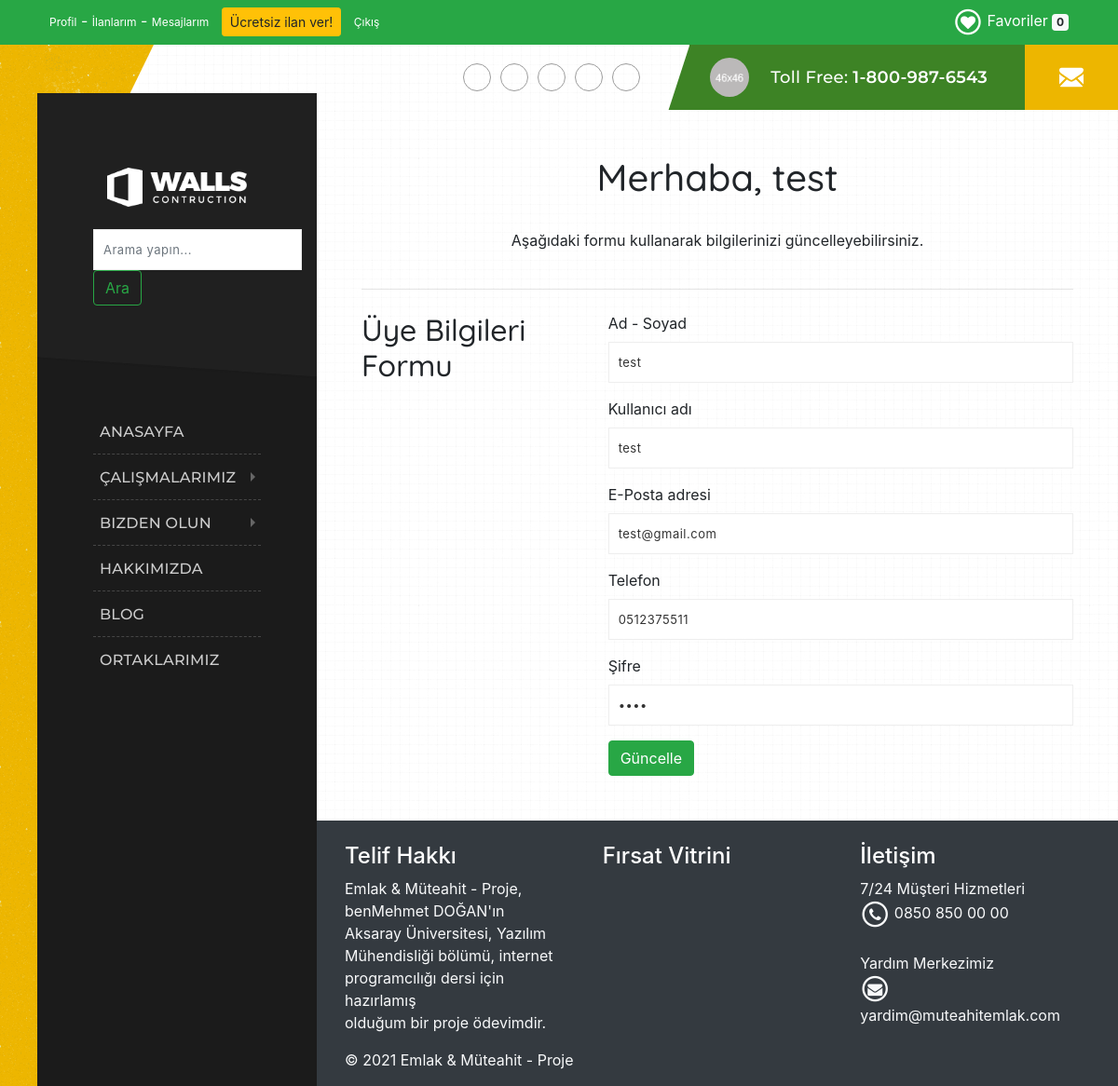
The page /profil.php (signed in) on the database its author committed.
### tables this page shows
CREATE TABLE `logo` (
  `logo_id` int NOT NULL,
  `logo_aciklama` varchar(50) NOT NULL,
  `logo_baglanti` varchar(500) NOT NULL,
  `logo_k_durum` int NOT NULL
);

CREATE TABLE `kullanicilar` (
  `id` int NOT NULL,
  `adsoyad` varchar(30) NOT NULL,
  `kadi` varchar(20) NOT NULL,
  `sifre` varchar(20) NOT NULL,
  `eposta` varchar(70) NOT NULL,
  `tel_no` varchar(10) NOT NULL,
  `onay` varchar(1) NOT NULL DEFAULT '0'
);

### profil.php (the view, shortened to what this page needs)
<?php
include "header.php";
 include 'config/vtabani.php';
 try {
 $sorgu = "SELECT * FROM kullanicilar WHERE eposta = ? LIMIT 0,1";
 $stmt = $con->prepare( $sorgu );
 $stmt->bindParam(1, $_SESSION["kullanici_loginkey"]);
 $stmt->execute();
 $kayit = $stmt->fetch(PDO::FETCH_ASSOC);
 $adsoyad = $kayit['adsoyad'];
 $kadi = $kayit['kadi'];
 $sifre = $kayit['sifre'];
 $eposta = $kayit['eposta'];
 $tel_no = $kayit['tel_no'];
 }
 catch(PDOException $exception){
 die('HATA: ' . $exception->getMessage());
 }
?>
<div class="container p-5">
 <h1 class="text-center baslik"><?php echo "Merhaba, ".$kadi; ?></h1>
<p class="text-center p-4">Aşağıdaki formu kullanarak bilgilerinizi güncelleyebilirsiniz.</p><hr>
 <div class="row mt-4">
 <div class="col-md-4">
 <h2 class="baslik">Üye Bilgileri Formu</h2>
 </div>
 <div class="col-md-8">
 <form action="<?php echo htmlspecialchars($_SERVER["PHP_SELF"]); ?>" method="post" name="kayit">
 <div class="form-group">
 <label for="exampleInputEmail1">Ad - Soyad</label>
 <input type="text" class="form-control" id="exampleInputText1" value="<?php echo $adsoyad; ?>" name="adsoyad">
 </div>
 <div class="form-group">
 <label for="exampleInputEmail1">Kullanıcı adı</label>
 <input type="text" class="form-control" value="<?php echo $kadi; ?>" name="kadi">
 </div>
 <div class="form-group">
 <label for="exampleInputEmail1">E-Posta adresi</label>
 <input type="email" class="form-control" id="exampleInputEmail1" ariadescribedby="emailHelp" value="<?php echo $eposta; ?>" name="eposta">
 </div>
 <div class="form-group">
 <label for="exampleInputEmail1">Telefon</label>
 <input type="tel" class="form-control" value="<?php echo $tel_no; ?>" name="tel_no">
 </div>
 <div class="form-group">
 <label for="exampleInputText2">Şifre</label>
 <input type="password" class="form-control" id="exampleInputText2"
value="<?php echo $sifre; ?>" name="sifre">
 </div>
 <button type="submit" class="btn btn-success">Güncelle</button>
 </form>
 </div>
 </div>
</div>
<?php include "footer.php"; ?>

### header.php (shortened to what this page needs)
<?php
include 'config/vtabani.php';
try {
	$sorgu = "SELECT logo_baglanti FROM logo WHERE logo_k_durum=1";
	$stmt = $con->prepare($sorgu);
	$stmt->execute();
	$kayit = $stmt->fetch(PDO::FETCH_ASSOC);
	$logo_baglanti = $kayit['logo_baglanti'];
}
catch (PDOException $exception) {
	die('HATA: ' . $exception->getMessage());
}
?>
<!DOCTYPE html>
<html lang="en">
<head>
	<link rel="stylesheet" type="text/css" href="css/fontello.css" />
	<link rel="stylesheet" type="text/css" href="css/skeleton.css" />
	<link rel="stylesheet" type="text/css" href="css/plugins.css" />
	<link rel="stylesheet" type="text/css" href="css/base.css" />
	<link rel="stylesheet" type="text/css" href="css/style.css" />
	<link rel="stylesheet" href="https://stackpath.bootstrapcdn.com/bootstrap/4.1.3/css/bootstrap.min.css">
	<link rel="stylesheet" href="content/css/font-awesome-4.7.0/css/font-awesome.min.css">
	<link rel="stylesheet" type="text/css" href="content/css/style.css">
</head>
<body>
	<div class="container-fluid bg-success"style="z-index:50; position:relative !important;">
		<div class="container">
			<div class="row p-2">
				<div class="col-md-8">
					<div class="text-white">
						<?php if (!isset($_SESSION["kullanici_loginkey"]) || empty($_SESSION["kullanici_loginkey"])) { ?>
							<a class="link1" style="font-size:12px; z-index: 50 !important;" href="kayit.php">Kayıt Ol</a> - <a class="link1" style="font-size:12px; z-index: 50 !important;" href="giris.php">Giriş Yap</a>
							&nbsp;
							<a class="btn btn-warning btn-sm" href="kayit.php?islem=girisYokilanver" role="button">Ücretsiz ilan ver!</a>
						<?php } else { ?>
							<a class="link1" style="font-size:12px;" href="profil.php">Profil</a>
							-
							<a class="link1" style="font-size:12px;" href="ilanlarim.php">İlanlarım</a>
							-
							<a class="link1" style="font-size:12px;" href="mesajlarim.php">Mesajlarım</a>
							<a class="btn btn-warning btn-sm" href="ilanver.php" role="button">Ücretsiz ilan ver!</a>
							<a class="link1" style="font-size:12px;" href="giris.php?cikis=1">Çıkış</a>
						<?php } ?>
					</div>
				</div>
				<div class="col-md-4 text-right text-white">
					<a class="link1" href="favorilerim.php">
						<span class="fa-stack fa-1x">
							<i class="fa fa-circle-thin fa-stack-2x"></i>
							<i class="fa fa-heart fa-stack-1x"></i>
						</span> Favoriler
						<span class="badge badge-light" id="urun-sayisi">
							<?php
							if (isset($_SESSION['favori']) || !empty($_SESSION['favori'])) {
								$urun_sayisi = count($_SESSION['favori']);
								echo $urun_sayisi;
							} else {
								echo 0;
							}
							?>
						</span>
					</a>
				</div>
			</div>
		</div>
	</div>
	<div class="buildify_tm_mainbg">
		<div class="marketify_pattern_overlay"></div>
	</div>
	<div class="buildify_tm_wrapper_all">
		<div class="buildify_tm_wrapper">
			<div class="buildify_tm_leftpart_wrap">
				<div class="buildify_tm_menubar">
				<div class="menu_logo">
								<a href="index.php">
									<img src="content/images/<?php echo $logo_baglanti; ?>" alt="Logo" style="width:150px; position:relative;">
								</a><br>
								<form class="form-inline my-2 my-lg-0" action="urunler.php" method="get" name="form_ara">
									<input class="form-control mr-sm-2" type="search" placeholder="Arama yapın..." aria-label="Ara" name="aranan">
									<button class="btn btn-outline-success my-2 my-sm-0" type="submit">Ara</button>
								</form>
							</div>
					<div class="buildify_tm_menubar_in">
						<div class="buildify_tm_menubar_content">
							<div class="menu_nav">
								<div class="menu_nav_in">
									<div class="menu_nav_content scrollable">
										<ul class="vert_nav">
											<li><a href="index.php">Anasayfa </a></li>
											<li class="active1">
												<a href="#">Çalışmalarımız</a>
											</li>
											<li class="active1">
												<a href="#">Bizden Olun</a>
											</li>
											<li><a href="hakkimizda.php">Hakkımızda</a></li>
											<li><a href="blog.php">Blog</a></li>
											<li><a href="Ortaklarımız.php">Ortaklarımız</a></li>
										</ul>
									</div>
								</div>
							</div>
						</div>
					</div>
				</div>
			</div>
			<div class="buildify_tm_rightpart_wrap">
				<div class="buildify_tm_rightpart">
					<div class="buildify_tm_content_wrap">
						<div class="buildify_tm_content">
							<div class="buildify_tm_topbar_info">
								<div class="buildify_tm_connection">
									<div class="phone_numb">
										<div class="phone_numb_in">
											<img src="img/call.png" alt="" />
											<p>Toll Free: <span>1-800-987-6543</span></p>
										</div>
									</div>
									<div class="send_msg">
										<a href="mesajlarım.php">
										</a>
									</div>
								</div>
								<div class="buildify_tm_social_list">
									<ul>
										<li><a href="#"><i class="xcon-facebook"></i></a></li>
										<li><a href="#"><i class="xcon-twitter"></i></a></li>
										<li><a href="#"><i class="xcon-instagram"></i></a></li>
										<li><a href="#"><i class="xcon-pinterest"></i></a></li>
										<li><a href="#"><i class="xcon-gplus"></i></a></li>
									</ul>
								</div>
							</div>

### css/skeleton.css (style rules this page uses)
.container { max-width: 1170px; width:100%; margin-left: auto; margin-right: auto; height:auto; padding:0px 40px; position:relative; clear:both; -webkit-box-sizing: border-box; -moz-box-sizing: border-box; box-sizing: border-box; }
.row { height:auto; }

### css/base.css (style rules this page uses)
html,body,div,span,applet,object,iframe,h1,h2,h3,h4,h5,h6,p,blockquote,pre,a,abbr,acronym,address,big,cite,code,del,dfn,em,font,ins,kbd,q,s,samp,small,strike,strong,sub,sup,tt,var,b,u,i,center,dl,dt,dd,ol,ul,li,fieldset,form,label,legend,table,caption,tbody,tfoot,thead,tr,th,td { background: transparent; border: 0; margin: 0; padding: 0; vertical-align: baseline; outline: none; }
img { vertical-align:middle; max-width:100%; }
a, i { -webkit-transition: all .3s ease; -moz-transition: all .3s ease; -ms-transition: all .3s ease; -o-transition: all .3s ease; transition: all .3s ease; border:none; }
h1 { font-size: 45px; }
h2 { font-size: 36px; }
input[type="text"], input[type="password"], input[type="datetime"], input[type="datetime-local"], input[type="date"], input[type="month"], input[type="time"], input[type="week"], input[type="number"], input[type="email"], input[type="url"], input[type="search"], input[type="tel"], input[type="color"], .uneditable-input { border-radius:0; font-size:13px; color:#333; letter-spacing:0.5px; -webkit-box-sizing: border-box; -moz-box-sizing: border-box; -ms-box-sizing: border-box; box-sizing: border-box; line-height:1.6; padding:10px!important; height:44px; vertical-align:middle; border:1px solid #eee; -webkit-transition: all .3s ease; -moz-transition: all .3s ease; -ms-transition: all .3s ease; -o-transition: all .3s ease; transition: all .3s ease; }

### content/css/style.css (style rules this page uses)
.link1 { text-decoration: none; color: white; }
.baslik { font-family: 'Quicksand', sans-serif; }

### rows shown on the page
logo: logo_baglanti (picture)
kullanicilar: kadi "test", adsoyad "test", eposta "test@gmail.com", tel_no "0512375511"

### other values the page prints
$urun_sayisi "0"
